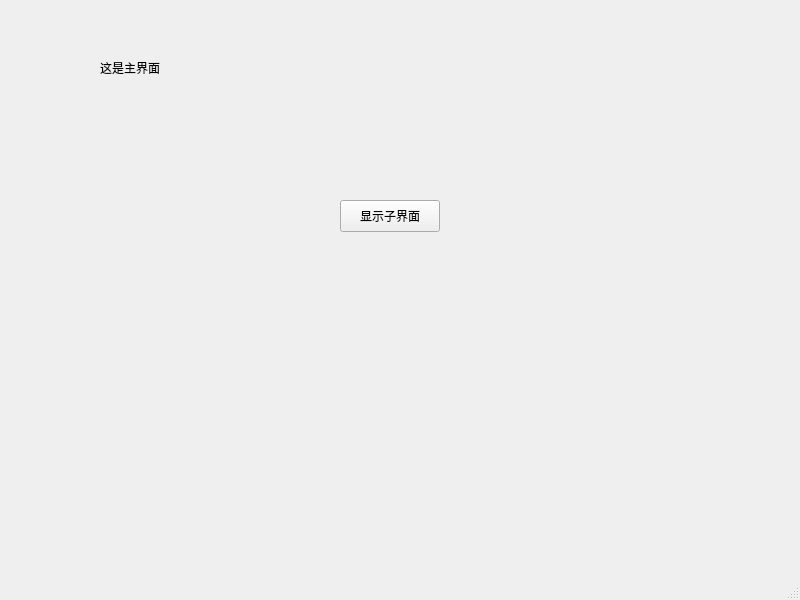
<?xml version="1.0" encoding="UTF-8"?>
<ui version="4.0">
 <class>MainWindow</class>
 <widget class="QMainWindow" name="MainWindow">
  <property name="geometry">
   <rect>
    <x>0</x>
    <y>0</y>
    <width>800</width>
    <height>600</height>
   </rect>
  </property>
  <property name="windowTitle">
   <string>MainWindow</string>
  </property>
  <widget class="QWidget" name="centralwidget">
   <widget class="QLabel" name="label">
    <property name="geometry">
     <rect>
      <x>100</x>
      <y>60</y>
      <width>121</width>
      <height>16</height>
     </rect>
    </property>
    <property name="text">
     <string>这是主界面</string>
    </property>
   </widget>
   <widget class="QPushButton" name="ShowChildButton">
    <property name="geometry">
     <rect>
      <x>340</x>
      <y>200</y>
      <width>100</width>
      <height>32</height>
     </rect>
    </property>
    <property name="text">
     <string>显示子界面</string>
    </property>
   </widget>
  </widget>
  <widget class="QMenuBar" name="menubar">
   <property name="geometry">
    <rect>
     <x>0</x>
     <y>0</y>
     <width>800</width>
     <height>22</height>
    </rect>
   </property>
  </widget>
  <widget class="QStatusBar" name="statusbar"/>
 </widget>
 <resources/>
 <connections/>
</ui>
